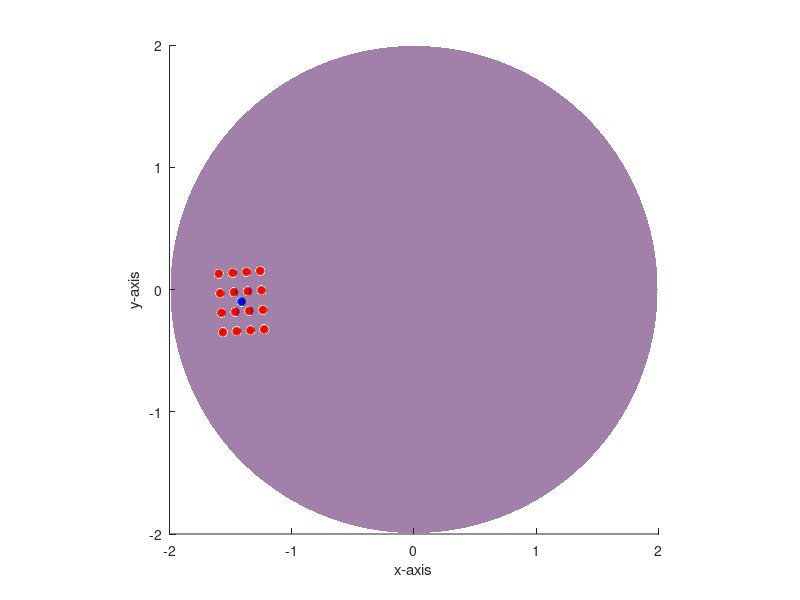

The MATLAB source for this figure:
clc;clear;close all;
% load('../data/pq504_05m_0622.mat');


radius = 2;

%%
alpha = 266 / 180 *pi;
beta = 45 / 180*pi;
y = radius * cos(alpha) * cos(beta);
z = radius * sin(beta);
x = radius * sin(alpha) * cos(beta);
l1 = [0.24, 0.24, 0.24, 0.24,...
      0.08, 0.08, 0.08, 0.08,...
      -0.08, -0.08, -0.08, -0.08,...
      -0.24, -0.24, -0.24, -0.24];

l2 = [-0.24, -0.08, 0.08, 0.24,-0.24, -0.08, 0.08, 0.24,-0.24, -0.08, 0.08, 0.24,-0.24, -0.08, 0.08, 0.24];

ey = y + l1*sin(beta)*cos(alpha) + l2*sin(alpha);
ez = z - l1*cos(beta);
ex = x + l1*sin(beta)*sin(alpha) - l2*cos(alpha);

%%
figure;
hold on;
scatter3(x,y,z,'MarkerFaceColor','b')
scatter3(ex,ey,ez,'MarkerFaceColor','r');


t = linspace(0,2*pi,360);
r = linspace(0,radius,90);
[T, R] = meshgrid(t, r);
[X, Y] = pol2cart(T,R);
Z = sqrt(radius.^2 - (X.^2 + Y.^2));
surf(X,Y,real(Z), zeros(90,360),'FaceAlpha',0.5);
shading interp;
daspect([1,1,1]);
xlabel('x-axis');
ylabel('y-axis');
zlabel('z-axis');
